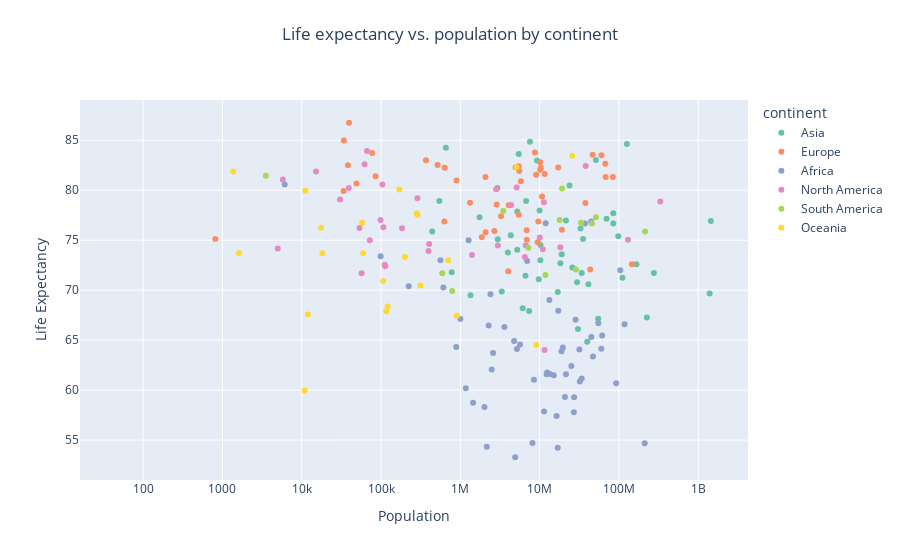

The notebook cell this image was saved under:
### Code cell
# Create a scatter plot using Plotly Express
pop_lifeexp_fig = px.scatter(data_frame=df_population_lifeexp, 
                               x='population', 
                               y='life_expectancy',
                               color='continent',
                               color_discrete_sequence=px.colors.qualitative.Set2,
                               title='Life expectancy vs. population by continent',
                               log_x=True)

# Update the layout of the plot for better readability and aesthetics
pop_lifeexp_fig.update_layout(
    title={
        'text': 'Life expectancy vs. population by continent',
        'y': 0.95, 
        'x': 0.5, 
        'xanchor': 'center',  
        'yanchor': 'top',  
    },
    xaxis_title='Population', 
    yaxis_title='Life Expectancy'
)

# Display the plot
pop_lifeexp_fig

### Figure 1 — Plotly figure (JSON) as saved in the notebook; plotly's stock layout.template omitted (floating-point values rounded to 4 significant figures)
{"data": [{"hovertemplate": "continent=Asia<br>population=%{x}<br>life_expectancy=%{y}<extra></extra>", "legendgroup": "Asia", "marker": {"color": "rgb(102,194,165)", "symbol": "circle"}, "mode": "markers", "name": "Asia", "orientation": "v", "showlegend": true, "type": "scatter", "x": [39835428, 2968128, 10223344, 1748295, 166303494, 779900, 441532, 16946446, 1444216102, 3979773, 7552800, 1393409033, 276361788, 85028760, 41179351, 9291000, 126050796, 10269022, 18994958, 4328553, 6628347, 7379358, 6769151, 658391, 32776195, 543620, 3329282, 54806014, 29674920, 25887045, 5223376, 225199929, 5222756, 111046910, 2930524, 35340680, 5453600, 51305184, 21497306, 18275704, 23855008, 9749625, 69950844, 1343875, 85042736, 6117933, 9991083, 33935765, 98168829, 30490639], "xaxis": "x", "y": [64.83, 75.09, 73, 77.29, 72.59, 71.78, 75.86, 69.82, 76.91, 73.77, 84.86, 69.66, 71.72, 76.68, 70.6, 82.97, 84.63, 74.53, 73.6, 75.49, 71.45, 67.92, 78.93, 84.24, 76.16, 78.92, 69.87, 67.13, 70.78, 72.27, 77.86, 67.27, 74.05, 71.23, 80.23, 75.13, 83.62, 83.03, 76.98, 72.7, 80.46, 71.1, 77.15, 69.5, 77.69, 68.19, 77.97, 71.72, 75.4, 66.12], "yaxis": "y"}, {"hovertemplate": "continent=Europe<br>population=%{x}<br>life_expectancy=%{y}<extra></extra>", "legendgroup": "Europe", "marker": {"color": "rgb(252,141,98)", "symbol": "circle"}, "mode": "markers", "name": "Europe", "orientation": "v", "showlegend": true, "type": "scatter", "x": [2872934, 77354, 9043072, 9442867, 11632334, 3263459, 6896655, 4081657, 896005, 10724553, 5813302, 1325188, 49053, 5548361, 67422000, 83900471, 33691, 10370747, 63385, 9634162, 368792, 4982904, 85410, 60367471, 101073, 1866934, 38254, 2689862, 634814, 516100, 4024025, 39520, 628051, 17173094, 2082661, 5465629, 37797000, 10167923, 19127772, 145912022, 34010, 6871547, 5449270, 2078723, 46745211, 10160159, 8715494, 43466822, 68207114, 812], "xaxis": "x", "y": [78.57, 83.73, 81.54, 74.79, 81.63, 77.4, 75.05, 78.49, 80.98, 79.38, 80.9, 78.74, 80.67, 81.91, 82.66, 81.33, 79.93, 82.24, null, 76.88, 82.99, 82.3, 81.4, 83.51, null, 75.29, 82.49, 75.93, 82.25, 82.53, 71.9, 86.75, 76.88, 82.28, 75.8, 82.4, 78.73, 82.05, 76.05, 72.58, 84.97, 76, 77.54, 81.32, 83.56, 82.8, 83.78, 72.06, 81.32, 75.12], "yaxis": "y"}, {"hovertemplate": "continent=Africa<br>population=%{x}<br>life_expectancy=%{y}<extra></extra>", "legendgroup": "Africa", "marker": {"color": "rgb(141,160,203)", "symbol": "circle"}, "mode": "markers", "name": "Africa", "orientation": "v", "showlegend": true, "type": "scatter", "x": [44616626, 33933611, 12451031, 2397240, 21497097, 12255429, 27224262, 561901, 4919987, 16914985, 888456, 5657017, 27053629, 92377986, 1002197, 104258327, 1449891, 3601462, 1172369, 117876226, 2278829, 2486937, 31732128, 13497237, 2015490, 54985702, 2159067, 5180208, 6958538, 28427333, 19647681, 20855724, 4775110, 1273428, 37344787, 32163045, 2587344, 25130810, 211400704, 13276517, 6095, 223364, 17196308, 98910, 8141343, 16359500, 60041996, 11381377, 44909351, 61498438, 8478242, 11935764, 47123533, 611872, 18920657, 15092171], "xaxis": "x", "y": [76.88, 61.15, 61.77, 69.59, 61.58, 61.58, 59.29, 72.98, 53.28, 54.24, 64.32, 64.57, 57.78, 60.68, 67.11, 71.99, 58.74, 66.32, 60.19, 66.6, 66.47, 62.05, 64.07, 61.6, 58.32, 66.7, 54.33, 64.1, 72.91, 67.04, 64.26, 59.31, 64.92, 74.99, 76.68, 60.85, 63.71, 62.42, 54.69, 69.02, 80.56, 70.39, 67.94, 73.4, 54.7, 57.4, 64.13, 57.85, 65.31, 65.46, 61.04, 76.7, 63.37, 70.26, 63.89, 61.49], "yaxis": "y"}, {"hovertemplate": "continent=North America<br>population=%{x}<br>life_expectancy=%{y}<extra></extra>", "legendgroup": "North America", "marker": {"color": "rgb(231,138,195)", "symbol": "circle"}, "mode": "markers", "name": "North America", "orientation": "v", "showlegend": true, "type": "scatter", "x": [15125, 98728, 107195, 396914, 287708, 404915, 62092, 30423, 38067913, 66498, 5139053, 11317498, 72172, 10953714, 6518500, 56868, 113015, 18249868, 11541683, 10062994, 2973462, 130262220, 4981, 6702379, 4381583, 2828246, 53546, 184401, 5771, 111269, 1403374, 39226, 332915074, 104218], "xaxis": "x", "y": [81.88, 77.02, 76.29, 73.92, 79.19, 74.62, 82.59, 79.07, 82.43, 83.92, 80.28, 78.8, 75, 74.08, 73.32, 71.7, 72.4, 74.3, 64, 75.27, 74.47, 75.05, 74.16, 74.48, 78.51, 80.1, 76.23, 76.2, 81.07, 72.53, 73.51, 80.22, 78.86, 80.58], "yaxis": "y"}, {"hovertemplate": "continent=South America<br>population=%{x}<br>life_expectancy=%{y}<extra></extra>", "legendgroup": "South America", "marker": {"color": "rgb(166,216,84)", "symbol": "circle"}, "mode": "markers", "name": "South America", "orientation": "v", "showlegend": true, "type": "scatter", "x": [45605823, 11832936, 213993441, 19212362, 51265841, 17888474, 3528, 790329, 7219641, 33359415, 591798, 3485152, 28704947], "xaxis": "x", "y": [76.67, 71.51, 75.88, 80.18, 77.29, 77.01, 81.44, 69.91, 74.25, 76.74, 71.68, 77.91, 72.06], "yaxis": "y"}, {"hovertemplate": "continent=Oceania<br>population=%{x}<br>life_expectancy=%{y}<extra></extra>", "legendgroup": "Oceania", "marker": {"color": "rgb(255,217,47)", "symbol": "circle"}, "mode": "markers", "name": "Oceania", "orientation": "v", "showlegend": true, "type": "scatter", "x": [25788217, 17572, 902899, 282534, 170184, 121388, 59618, 116255, 10873, 288217, 5126300, 1614, 57910, 18174, 9119005, 47, 200144, 703995, 1368, 106759, 11925, 314464, 11094], "xaxis": "x", "y": [83.44, 76.25, 67.44, 77.66, 80.07, 68.37, 73.7, 67.88, 59.96, 77.55, 82.29, 73.71, 76.74, 73.7, 64.5, null, 73.32, 73, 81.86, 70.91, 67.57, 70.47, 79.94], "yaxis": "y"}], "layout": {"legend": {"title": {"text": "continent"}, "tracegroupgap": 0}, "title": {"text": "Life expectancy vs. population by continent", "x": 0.5, "xanchor": "center", "y": 0.95, "yanchor": "top"}, "xaxis": {"anchor": "y", "domain": [0, 1], "title": {"text": "Population"}, "type": "log"}, "yaxis": {"anchor": "x", "domain": [0, 1], "title": {"text": "Life Expectancy"}}}}
